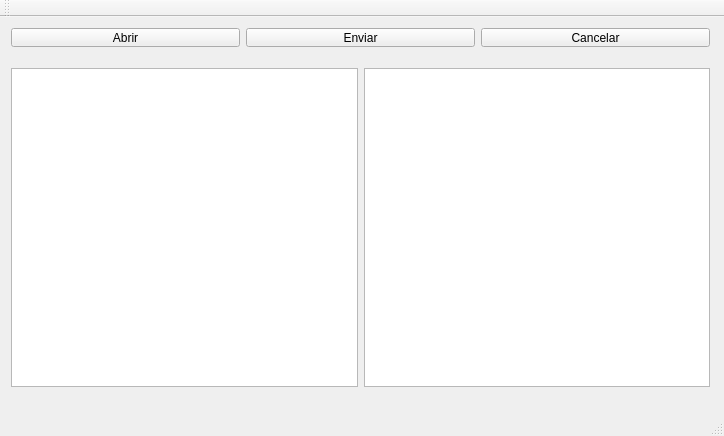
<?xml version="1.0" encoding="UTF-8"?>
<ui version="4.0">
 <class>MainWindow</class>
 <widget class="QMainWindow" name="MainWindow">
  <property name="geometry">
   <rect>
    <x>0</x>
    <y>0</y>
    <width>724</width>
    <height>436</height>
   </rect>
  </property>
  <property name="windowTitle">
   <string>MainWindow</string>
  </property>
  <widget class="QWidget" name="centralWidget">
   <widget class="QWidget" name="horizontalLayoutWidget">
    <property name="geometry">
     <rect>
      <x>0</x>
      <y>0</y>
      <width>721</width>
      <height>41</height>
     </rect>
    </property>
    <layout class="QHBoxLayout" name="horizontalLayout">
     <item>
      <widget class="QPushButton" name="pushButton_2">
       <property name="text">
        <string>Abrir</string>
       </property>
      </widget>
     </item>
     <item>
      <widget class="QPushButton" name="pushButton">
       <property name="text">
        <string>Enviar</string>
       </property>
      </widget>
     </item>
     <item>
      <widget class="QPushButton" name="pushButton_3">
       <property name="text">
        <string>Cancelar</string>
       </property>
      </widget>
     </item>
    </layout>
   </widget>
   <widget class="QWidget" name="horizontalLayoutWidget_2">
    <property name="geometry">
     <rect>
      <x>0</x>
      <y>40</y>
      <width>721</width>
      <height>341</height>
     </rect>
    </property>
    <layout class="QHBoxLayout" name="horizontalLayout_2">
     <item>
      <widget class="QListWidget" name="eSpera">
       <property name="selectionMode">
        <enum>QAbstractItemView::MultiSelection</enum>
       </property>
      </widget>
     </item>
     <item>
      <widget class="QListWidget" name="Manda2"/>
     </item>
    </layout>
   </widget>
  </widget>
  <widget class="QMenuBar" name="menuBar">
   <property name="geometry">
    <rect>
     <x>0</x>
     <y>0</y>
     <width>724</width>
     <height>27</height>
    </rect>
   </property>
  </widget>
  <widget class="QToolBar" name="mainToolBar">
   <attribute name="toolBarArea">
    <enum>TopToolBarArea</enum>
   </attribute>
   <attribute name="toolBarBreak">
    <bool>false</bool>
   </attribute>
  </widget>
  <widget class="QStatusBar" name="statusBar">
   <property name="enabled">
    <bool>true</bool>
   </property>
  </widget>
 </widget>
 <layoutdefault spacing="6" margin="11"/>
 <resources/>
 <connections/>
</ui>
